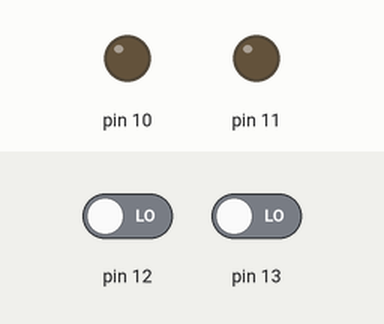
This sketch was run on a simulated Arduino Uno, built with avr-gcc and run on an emulated ATmega328P. Shown: output pins drawn as LEDs (lit = HIGH). The inputs (shaded band) are chosen by the test bench; at power-on: pin 12 LOW, pin 13 LOW.

Above: at 1.2 s.
1.3 s: pin 12 driven HIGH
At 2.3 s:
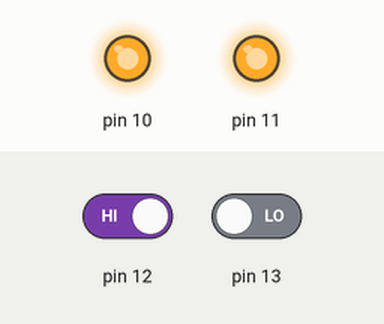
2.8 s: pin 12 driven LOW
At 3.4 s:
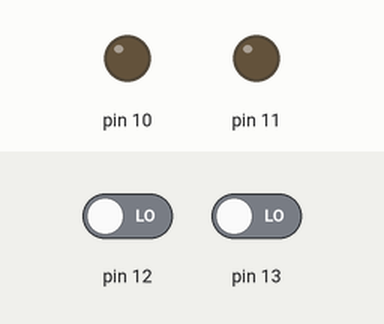
4.3 s: pin 13 driven HIGH
At 5.5 s:
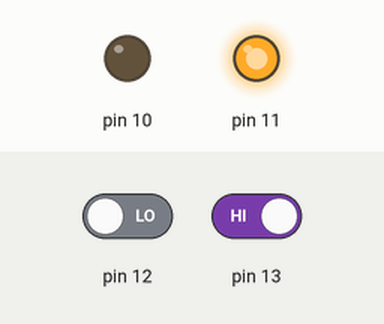
5.8 s: pin 13 driven LOW
At 6.9 s:
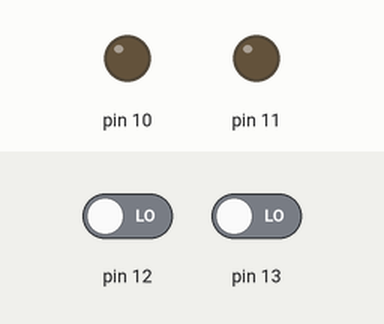
Timing chart, 0 to 8.3 s (numbered marks = the images above; inputs shaded):
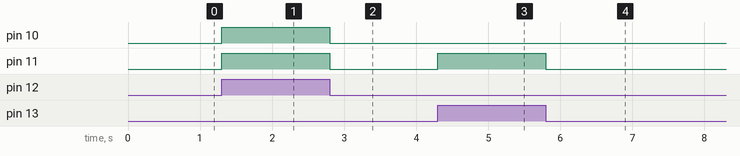

Measured:
- after the input at 1.3 s, pin 10, pin 11: LOW → HIGH at once
- after the input at 2.8 s, pin 10, pin 11: HIGH → LOW at once
- after the input at 4.3 s, pin 11: LOW → HIGH at once
- after the input at 5.8 s, pin 11: HIGH → LOW at once

The sketch:

halfSubtract.ino
```cpp
byte a, b;
void setup() {
  // put your setup code here, to run once:
  pinMode(13, INPUT);
  pinMode(12, INPUT);
  pinMode(11, OUTPUT);
  pinMode(10, OUTPUT);
}

void loop() {
  // put your main code here, to run repeatedly:
  a = digitalRead(13);
  b = digitalRead(12);

  digitalWrite(11, a^b);
  digitalWrite(10, (!a)&b);
}
```
